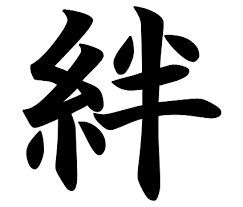
#> input picture img_match/images/000.png, 243 x 207 px
$ python hist_matching.py
#> lines starting #> are read from the running program, lines starting #| are printed output that depends on the picture; long printed decimals are rounded
"""hist matching."""

import cv2
import os

TARGET_FILE = '000.png'
IMG_DIR = os.path.abspath(os.path.dirname(__file__)) + '/images/'
IMG_SIZE = (200, 200)

target_img_path = IMG_DIR + TARGET_FILE
target_img = cv2.imread(target_img_path)
#> target_img is the input picture: shape (207, 243, 3); min 0, max 255, mean 184.3
target_img = cv2.resize(target_img, IMG_SIZE)
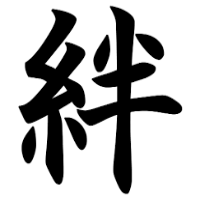
#> target_img: shape (200, 200, 3); min 0, max 255, mean 184.3
target_hist = cv2.calcHist([target_img], [0], None, [256], [0, 256])
#> target_hist = 256 values, max 27161 at index 255, min 1 at index 216, mean 156.2

print('TARGET_FILE: %s' % (TARGET_FILE))

files = os.listdir(IMG_DIR)
for file in files:
    if file == '.DS_Store' or file == TARGET_FILE:
        continue

    comparing_img_path = IMG_DIR + file
    comparing_img = cv2.imread(comparing_img_path)
    comparing_img = cv2.resize(comparing_img, IMG_SIZE)
    comparing_hist = cv2.calcHist([comparing_img], [0], None, [256], [0, 256])

    ret = cv2.compareHist(target_hist, comparing_hist, 0)
    print(file, ret)
#> pass 2 of the loop `for file in files:`:
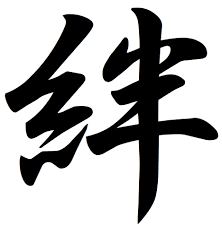
#> input picture img_match/images/001.png, 222 x 227 px
#> comparing_img is the input picture: shape (227, 222, 3); mean B, G, R 181, 181, 181
#> `comparing_img = cv2.resize(comparing_img, IMG_SIZE)`:
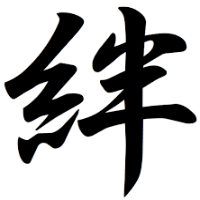
#> comparing_img: shape (200, 200, 3); mean B, G, R 180.9, 180.9, 180.9
#> comparing_hist = 256 values, max 25496 at index 255, min 1 at index 144, mean 156.2
#> ret = 0.999
#| 001.png 0.9992
#> pass 3 of the loop `for file in files:`:
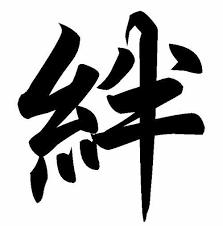
#> input picture img_match/images/002.png, 223 x 226 px
#> comparing_img is the input picture: shape (226, 223, 3); min 0, max 255, mean 183.9
#> `comparing_img = cv2.resize(comparing_img, IMG_SIZE)`:
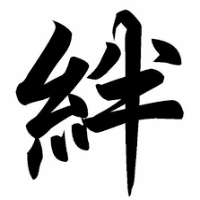
#> comparing_img: shape (200, 200, 3); min 0, max 255, mean 183.9
#> comparing_hist = 256 values, max 25012 at index 254, min 2 at index 80, mean 156.2
#> ret = 0.101
#| 002.png 0.1007
